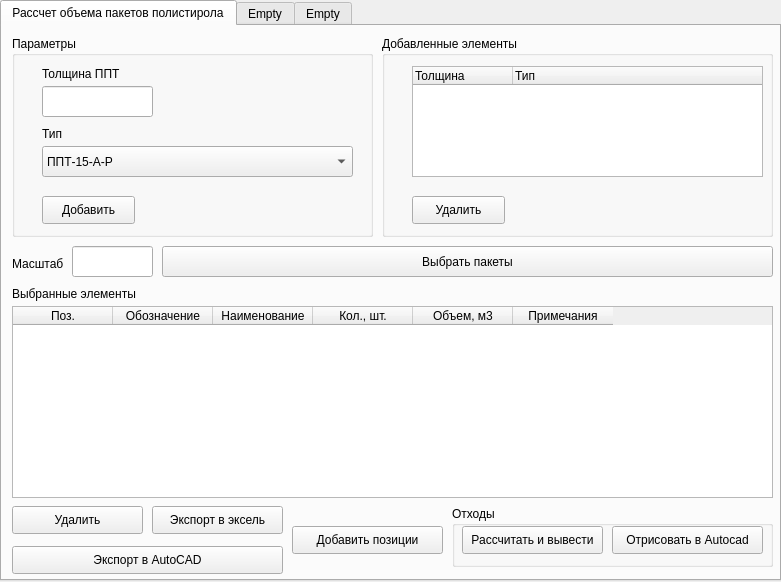
<?xml version="1.0" encoding="UTF-8"?>
<ui version="4.0">
 <class>Form</class>
 <widget class="QWidget" name="Form">
  <property name="geometry">
   <rect>
    <x>0</x>
    <y>0</y>
    <width>781</width>
    <height>582</height>
   </rect>
  </property>
  <property name="windowTitle">
   <string>Раскладка ППТ</string>
  </property>
  <property name="windowIcon">
   <iconset>
    <normaloff>assets/logo.png</normaloff>assets/logo.png</iconset>
  </property>
  <widget class="QWidget" name="verticalLayoutWidget">
   <property name="geometry">
    <rect>
     <x>0</x>
     <y>0</y>
     <width>781</width>
     <height>581</height>
    </rect>
   </property>
   <layout class="QVBoxLayout" name="verticalLayout">
    <item>
     <widget class="QTabWidget" name="tabWidget">
      <property name="currentIndex">
       <number>0</number>
      </property>
      <widget class="QWidget" name="tab">
       <attribute name="title">
        <string>Рассчет объема пакетов полистирола</string>
       </attribute>
       <widget class="QGroupBox" name="groupBox">
        <property name="geometry">
         <rect>
          <x>10</x>
          <y>10</y>
          <width>361</width>
          <height>201</height>
         </rect>
        </property>
        <property name="title">
         <string>Параметры </string>
        </property>
        <widget class="QPushButton" name="pushButton">
         <property name="geometry">
          <rect>
           <x>30</x>
           <y>160</y>
           <width>93</width>
           <height>28</height>
          </rect>
         </property>
         <property name="text">
          <string>Добавить</string>
         </property>
        </widget>
        <widget class="QComboBox" name="comboBox">
         <property name="geometry">
          <rect>
           <x>30</x>
           <y>110</y>
           <width>311</width>
           <height>31</height>
          </rect>
         </property>
         <item>
          <property name="text">
           <string>ППТ-15-А-Р</string>
          </property>
         </item>
         <item>
          <property name="text">
           <string>Эффективный утеплитель λ ≤ 0,034 Вт/(м·°C)</string>
          </property>
         </item>
        </widget>
        <widget class="QLineEdit" name="lineEdit">
         <property name="geometry">
          <rect>
           <x>30</x>
           <y>50</y>
           <width>111</width>
           <height>31</height>
          </rect>
         </property>
         <property name="text">
          <string/>
         </property>
        </widget>
        <widget class="QLabel" name="label">
         <property name="geometry">
          <rect>
           <x>30</x>
           <y>30</y>
           <width>81</width>
           <height>16</height>
          </rect>
         </property>
         <property name="text">
          <string>Толщина ППТ</string>
         </property>
        </widget>
        <widget class="QLabel" name="label_2">
         <property name="geometry">
          <rect>
           <x>30</x>
           <y>90</y>
           <width>56</width>
           <height>16</height>
          </rect>
         </property>
         <property name="text">
          <string>Тип</string>
         </property>
        </widget>
       </widget>
       <widget class="QGroupBox" name="groupBox_2">
        <property name="geometry">
         <rect>
          <x>380</x>
          <y>10</y>
          <width>391</width>
          <height>201</height>
         </rect>
        </property>
        <property name="title">
         <string>Добавленные элементы</string>
        </property>
        <widget class="QTreeWidget" name="treeWidget">
         <property name="geometry">
          <rect>
           <x>30</x>
           <y>30</y>
           <width>351</width>
           <height>111</height>
          </rect>
         </property>
         <column>
          <property name="text">
           <string>Толщина</string>
          </property>
         </column>
         <column>
          <property name="text">
           <string>Тип</string>
          </property>
         </column>
        </widget>
        <widget class="QPushButton" name="pushButton_2">
         <property name="geometry">
          <rect>
           <x>30</x>
           <y>160</y>
           <width>93</width>
           <height>28</height>
          </rect>
         </property>
         <property name="text">
          <string>Удалить</string>
         </property>
        </widget>
       </widget>
       <widget class="QPushButton" name="pushButton_3">
        <property name="geometry">
         <rect>
          <x>160</x>
          <y>220</y>
          <width>611</width>
          <height>31</height>
         </rect>
        </property>
        <property name="text">
         <string>Выбрать пакеты</string>
        </property>
       </widget>
       <widget class="QLabel" name="label_3">
        <property name="geometry">
         <rect>
          <x>10</x>
          <y>260</y>
          <width>141</width>
          <height>16</height>
         </rect>
        </property>
        <property name="text">
         <string>Выбранные элементы</string>
        </property>
       </widget>
       <widget class="QPushButton" name="pushButton_4">
        <property name="geometry">
         <rect>
          <x>10</x>
          <y>480</y>
          <width>131</width>
          <height>28</height>
         </rect>
        </property>
        <property name="text">
         <string>Удалить</string>
        </property>
       </widget>
       <widget class="QPushButton" name="pushButton_5">
        <property name="geometry">
         <rect>
          <x>150</x>
          <y>480</y>
          <width>131</width>
          <height>28</height>
         </rect>
        </property>
        <property name="text">
         <string>Экспорт в эксель</string>
        </property>
       </widget>
       <widget class="QLabel" name="label_4">
        <property name="geometry">
         <rect>
          <x>10</x>
          <y>230</y>
          <width>56</width>
          <height>16</height>
         </rect>
        </property>
        <property name="text">
         <string>Масштаб</string>
        </property>
       </widget>
       <widget class="QLineEdit" name="lineEdit_2">
        <property name="geometry">
         <rect>
          <x>70</x>
          <y>220</y>
          <width>81</width>
          <height>31</height>
         </rect>
        </property>
       </widget>
       <widget class="QPushButton" name="pushButton_7">
        <property name="geometry">
         <rect>
          <x>10</x>
          <y>520</y>
          <width>271</width>
          <height>28</height>
         </rect>
        </property>
        <property name="text">
         <string>Экспорт в AutoCAD</string>
        </property>
       </widget>
       <widget class="QTableWidget" name="tableWidget_2">
        <property name="geometry">
         <rect>
          <x>10</x>
          <y>280</y>
          <width>761</width>
          <height>192</height>
         </rect>
        </property>
        <property name="sizeAdjustPolicy">
         <enum>QAbstractScrollArea::AdjustToContents</enum>
        </property>
        <attribute name="horizontalHeaderMinimumSectionSize">
         <number>50</number>
        </attribute>
        <attribute name="verticalHeaderVisible">
         <bool>false</bool>
        </attribute>
        <column>
         <property name="text">
          <string>Поз.</string>
         </property>
        </column>
        <column>
         <property name="text">
          <string>Обозначение</string>
         </property>
        </column>
        <column>
         <property name="text">
          <string>Наименование</string>
         </property>
        </column>
        <column>
         <property name="text">
          <string>Кол., шт.</string>
         </property>
        </column>
        <column>
         <property name="text">
          <string>Объем, м3</string>
         </property>
        </column>
        <column>
         <property name="text">
          <string>Примечания</string>
         </property>
        </column>
       </widget>
       <widget class="QGroupBox" name="groupBox_3">
        <property name="geometry">
         <rect>
          <x>450</x>
          <y>480</y>
          <width>321</width>
          <height>61</height>
         </rect>
        </property>
        <property name="title">
         <string>Отходы</string>
        </property>
        <widget class="QPushButton" name="pushButton_6">
         <property name="geometry">
          <rect>
           <x>10</x>
           <y>20</y>
           <width>141</width>
           <height>28</height>
          </rect>
         </property>
         <property name="text">
          <string>Рассчитать и вывести</string>
         </property>
        </widget>
        <widget class="QPushButton" name="pushButton_8">
         <property name="geometry">
          <rect>
           <x>160</x>
           <y>20</y>
           <width>151</width>
           <height>28</height>
          </rect>
         </property>
         <property name="text">
          <string>Отрисовать в Autocad</string>
         </property>
        </widget>
       </widget>
       <widget class="QPushButton" name="pushButton_9">
        <property name="geometry">
         <rect>
          <x>290</x>
          <y>500</y>
          <width>151</width>
          <height>28</height>
         </rect>
        </property>
        <property name="text">
         <string>Добавить позиции</string>
        </property>
       </widget>
      </widget>
      <widget class="QWidget" name="tab_2">
       <attribute name="title">
        <string>Empty</string>
       </attribute>
       <widget class="QTableWidget" name="tableWidget">
        <property name="geometry">
         <rect>
          <x>220</x>
          <y>160</y>
          <width>481</width>
          <height>301</height>
         </rect>
        </property>
        <row>
         <property name="text">
          <string>22</string>
         </property>
        </row>
        <row>
         <property name="text">
          <string>1.25</string>
         </property>
        </row>
        <column>
         <property name="text">
          <string>1</string>
         </property>
        </column>
        <column>
         <property name="text">
          <string>2</string>
         </property>
        </column>
       </widget>
      </widget>
      <widget class="QWidget" name="tab_3">
       <attribute name="title">
        <string>Empty</string>
       </attribute>
      </widget>
     </widget>
    </item>
   </layout>
  </widget>
 </widget>
 <resources/>
 <connections/>
</ui>
